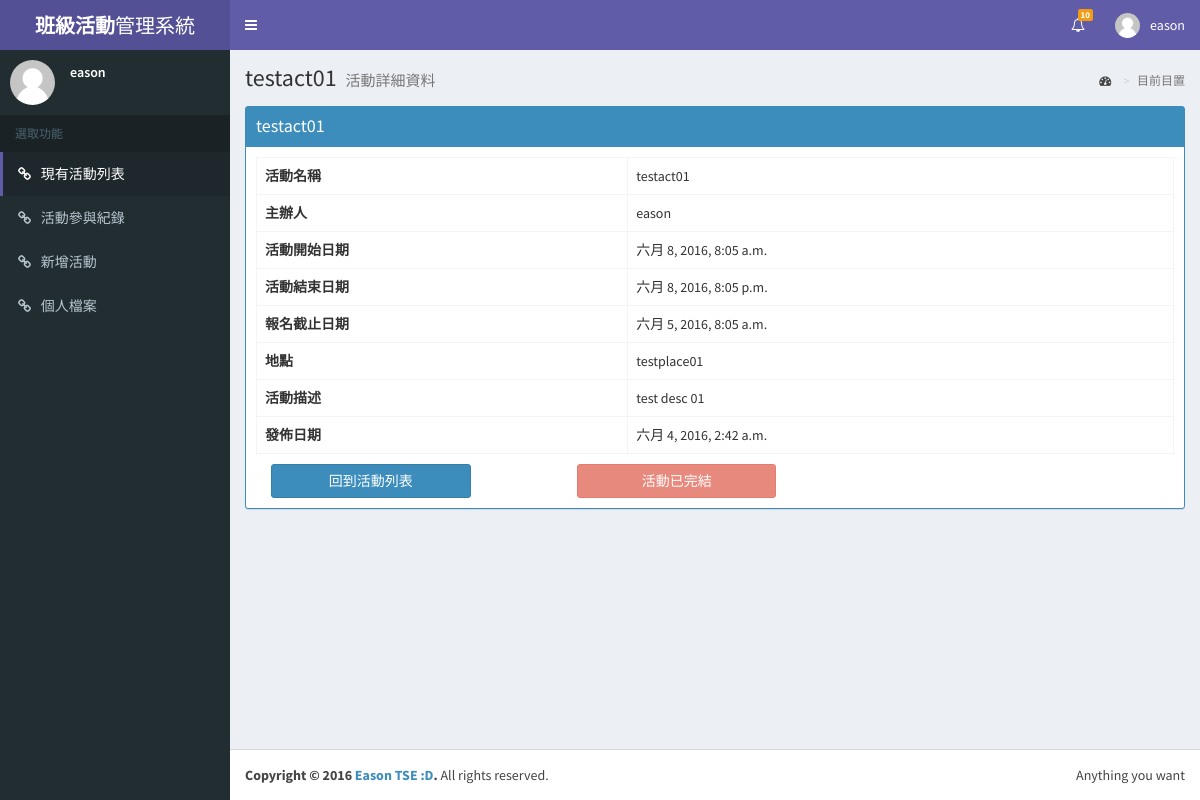
The page /event_details?eventid=1 (signed in) on the database its author committed.
### main/models.py (models this page shows, shortened)
class Event(models.Model):
    e_name = models.CharField(max_length=255)
    e_startdate = models.DateTimeField()
    e_enddate = models.DateTimeField()
    e_place = models.TextField()
    e_description = models.TextField()
    e_deadline = models.DateTimeField()
    e_postdate = models.DateTimeField()
    e_organizer = models.ForeignKey(User, related_name='e_organizer')
    e_participant = models.ManyToManyField(User,
                                           related_name='e_participant',
                                           through='Participation')
    e_admin = models.ManyToManyField(User, related_name='e_admin')

### main/views/event.py (the view, shortened to what this page needs)
# urls.py: url(r'^event_details$', e.event_details, name='event_details'),
@login_required
def event_details(request):
    username = request.user.username
    form = HiddenForm(request.POST or None)
    try:
        eventid = request.GET['eventid']
    except:
        eventid = None
    if eventid != None:
        event = Event.objects.get(id=eventid)
        if event.e_organizer == request.user and \
            timezone.localtime(timezone.now()) < event.e_deadline:
            print(event.e_organizer, username)
            status = 'owner'
            form.initial['hidden_data'] = 'remove'
            form.initial['eventid'] = event.id
            return render(request, 'event_details.html', {'username': username,
                                                          'event': event,
                                                          'status': status,
                                                          'form': form})
        elif event.e_organizer == request.user and \
            timezone.localtime(timezone.now()) > event.e_deadline:
            status = 'owner_disabled'
            print(status)
            return render(request, 'event_details.html', {'username': username,
                                                          'event': event,
                                                          'status': status,
                                                          'form': form})
    else:
        return redirect('event_list')

### main/templates/event_details.html (shortened to what this page needs)
{% extends "base.html" %}
{% load staticfiles %}
{% block active-list %} class="active"{% endblock %}
{% block page-header %}{{ event.e_name }}{% endblock %}
{% block page-header-desc %}活動詳細資料{% endblock %}
{% block page-content %}
<div class="row">
  <div class="col-xs-12">
    <div class="box box-solid box-primary">
      <div class="box-header">
        <h3 class="box-title">{{ event.e_name }}</h3>
      </div>
      <div class="box-body">
        <table id="event_list" class="table table-bordered table-hover">
          <tbody>
            <tr>
              <td><b>活動名稱</b></td>
              <td>{{ event.e_name }}</td>
            </tr>
            {% if event.e_organizer == username %}
            <tr>
              <td><b>主辦人</b></td>
              <td><b style="color:red;">{{ event.e_organizer }}</b></td>
            </tr>
            {% else %}
            <tr>
              <td><b>主辦人</b></td>
              <td>{{ event.e_organizer }}</td>
            </tr>
            {% endif %}
            <tr>
              <td><b>活動開始日期</b></td>
              <td>{{ event.e_startdate }}</td>
            </tr>
            <tr>
              <td><b>活動結束日期</b></td>
              <td>{{ event.e_enddate }}</td>
            </tr>
            <tr>
              <td><b>報名截止日期</b></td>
              <td>{{ event.e_deadline }}</td>
            </tr>
            <tr>
              <td><b>地點</b></td>
              <td>{{ event.e_place }}</td>
            </tr>
            <tr>
              <td><b>活動描述</b></td>
              <td>{{ event.e_description }}</td>
            </tr>
            <tr>
              <td><b>發佈日期</b></td>
              <td>{{ event.e_postdate }}</td>
            </tr>
          </tbody>
        </table>
        <p>
          <div class="col-xs-3">
            <form action="event_list" method="get">
              <button type="submit" class="btn btn-primary btn-block">回到活動列表</button>
            </form>
          </div>
          {% if status == 'participated' %}
          <div class="col-xs-3 col-xs-offset-1">
            <form action="quit_event" method="post">
              {% csrf_token %}
              {{ form.hidden_data }}
              {{ form.eventid }}
              <button type="submit" class="btn btn-warning btn-block">取消報名</button>
            </form>
          </div>
          {% elif status == 'owner_disabled' or status == 'apply_disabled' %}
          <div class="col-xs-3 col-xs-offset-1">
              <button class="btn btn-danger disabled btn-block">活動已完結</button>
          </div>
          {% endif %}
      </div>
    </div>
  </div>
</div>
{% endblock %}

### templates/base.html (shortened to what this page needs)
{% load staticfiles %}
<!DOCTYPE html>
<html>
<head>
    <link rel="stylesheet" href="{% static "bootstrap/css/bootstrap.min.css" %}">
    <link rel="stylesheet" href="https://maxcdn.bootstrapcdn.com/font-awesome/4.4.0/css/font-awesome.min.css">
    <link rel="stylesheet" href="https://code.ionicframework.com/ionicons/2.0.1/css/ionicons.min.css">
    <link rel="stylesheet" href="{% static "dist/css/AdminLTE.min.css" %}">
    <link rel="stylesheet" href="{% static "dist/css/skins/skin-purple.min.css" %}">
</head>
<body class="hold-transition skin-purple sidebar-mini">
    <div class="wrapper">
        <header class="main-header">
            <a href="event_list" class="logo">
                <span class="logo-lg"><b>班級活動</b>管理系統</span>
            </a>
            <nav class="navbar navbar-static-top" role="navigation">
                <a href="#" class="sidebar-toggle" data-toggle="offcanvas" role="button">
                </a>
                <div class="navbar-custom-menu">
                    <ul class="nav navbar-nav">
                        <li class="dropdown notifications-menu">
                            <a href="#" class="dropdown-toggle" data-toggle="dropdown">
                                <i class="fa fa-bell-o"></i>
                                <span class="label label-warning">10</span>
                            </a>
                        </li>
                        <li class="dropdown user user-menu">
                            <a href="#" class="dropdown-toggle" data-toggle="dropdown">
                                <img src="{% static "dist/img/default-user-image.png" %}" class="user-image" alt="User Image">
                                <span class="hidden-xs">{{ username }}</span>
                            </a>
                        </li>
                    </ul>
                </div>
            </nav>
        </header>
        <aside class="main-sidebar">
            <section class="sidebar">
                <div class="user-panel">
                    <div class="pull-left image">
                        <img src="{% static "dist/img/default-user-image.png" %}" class="img-circle" alt="User Image">
                    </div>
                    <div class="pull-left info">
                        <p>{{ username }}</p>
                    </div>
                </div>
                <ul class="sidebar-menu">
                    <li class="header">選取功能</li>
                    <li{% block active-list %}{% endblock %}>
                      <a href="event_list"><i class="fa fa-link"></i> <span>現有活動列表</span></a>
                    </li>
                    <li{% block active-joint %}{% endblock %}>
                      <a href="event_record"><i class="fa fa-link"></i> <span>活動參與紀錄</span></a>
                    </li>
                    <li{% block active-new %}{% endblock %}>
                      <a href="add_event"><i class="fa fa-link"></i> <span>新增活動</span></a>
                    </li>
                    <li{% block active-personal %}{% endblock %}>
                      <a href="profile"><i class="fa fa-link"></i> <span>個人檔案</span></a>
                    </li>
                </ul>
            </section>
        </aside>
        <div class="content-wrapper">
            <section class="content-header">
                <h1>
            {% block page-header %}
            {% endblock %}
            <small>{% block page-header-desc %}
            {% endblock %}</small>
          </h1>
                <ol class="breadcrumb">
                    <li><a href="#"><i class="fa fa-dashboard"></i> </a></li>
                    <li class="active">目前目置</li>
                </ol>
            </section>
            <section class="content">
              {% block page-content %}
              {% endblock %}
            </section>
        </div>
        <footer class="main-footer">
            <div class="pull-right hidden-xs">
                Anything you want
            </div>
            <strong>Copyright &copy; 2016 <a href="#">Eason TSE :D</a>.</strong> All rights reserved.
        </footer>
    </div>
</body>
</html>

### rows shown on the page
Event: e_name "testact01", e_organizer "eason", e_startdate "六月 8, 2016, 8:05 a.m.", e_enddate "六月 8, 2016, 8:05 p.m.", e_deadline "六月 5, 2016, 8:05 a.m.", e_place "testplace01", e_description "test desc 01", e_postdate "六月 4, 2016, 2:42 a.m."

### other values the page prints
{{ username }} "eason"
